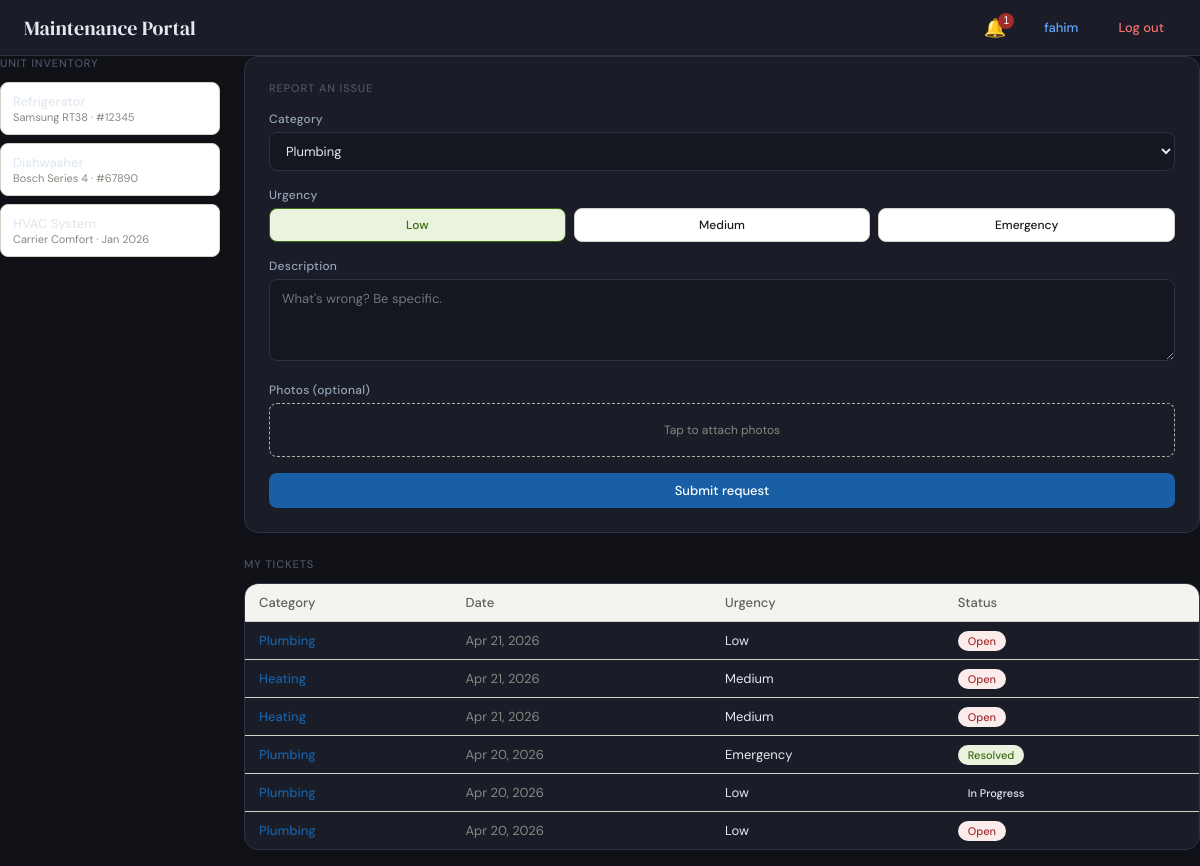
Screenshot of /portal/ (signed in) with the database file from the repository.
### myapp/models.py (models this page shows)
class MaintenanceRequest(models.Model):
    STATUS_CHOICES = [('open', 'Open'), ('in_progress', 'In Progress'), ('resolved', 'Resolved')]
    URGENCY_CHOICES = [('low', 'Low'), ('medium', 'Medium'), ('emergency', 'Emergency')]
    CATEGORY_CHOICES = [('plumbing', 'Plumbing'), ('electrical', 'Electrical'), ('heating', 'Heating'),
                        ('other', 'Other')]
    tenant = models.ForeignKey(User, on_delete=models.CASCADE)
    property = models.ForeignKey(Property, on_delete=models.CASCADE, null=True, blank=True)
    category = models.CharField(max_length=50, choices=CATEGORY_CHOICES)
    urgency = models.CharField(max_length=20, choices=URGENCY_CHOICES)
    description = models.TextField()
    photo = models.ImageField(upload_to='requests/', blank=True, null=True)
    status = models.CharField(max_length=20, choices=STATUS_CHOICES, default='open')
    created_at = models.DateTimeField(auto_now_add=True)

### myapp/views.py (the view, shortened to what this page needs)
# urls.py: path('portal/', views.tenant_portal, name='tenant_portal'),
@login_required(login_url='login')
def tenant_portal(request):
    if is_landlord(request.user):
        return redirect('dashboard')
    my_requests = MaintenanceRequest.objects.filter(tenant=request.user).order_by('-created_at')
    all_announcements = Announcement.objects.all().order_by('-created_at')
    return render(request, 'myapp/tenant_portal.html', {
        'my_requests': my_requests,
        'announcements': all_announcements,
    })

### myapp/context_processors.py (called while the page is built)
def announcements(request):
    if request.user.is_authenticated and not request.user.groups.filter(name='Landlord').exists():
        all_announcements = Announcement.objects.all().order_by('-created_at')
        return {
            'announcements': all_announcements,
            'announcement_count': all_announcements.count()
        }
    return {'announcements': None, 'announcement_count': 0}

### myapp/views.py (called while the page is built)
def is_landlord(user):
    return user.groups.filter(name='Landlord').exists()

### myapp/templates/myapp/tenant_portal.html (shortened to what this page needs)
{% extends 'myapp/base.html' %}
{% block content %}
<div style="display: grid; grid-template-columns: 220px 1fr; gap: 1.5rem;">
  <div>
    <div class="section-label">Unit inventory</div>
    <div style="border: 0.5px solid #d3d1c7; border-radius: 8px; background:#fff; padding: 10px 12px; margin-bottom: 8px;">
      <div style="font-size:13px; font-weight:500;">Refrigerator</div>
      <div style="font-size:11px; color:#888780;">Samsung RT38 · #12345</div>
    </div>
    <div style="border: 0.5px solid #d3d1c7; border-radius: 8px; background:#fff; padding: 10px 12px; margin-bottom: 8px;">
      <div style="font-size:13px; font-weight:500;">Dishwasher</div>
      <div style="font-size:11px; color:#888780;">Bosch Series 4 · #67890</div>
    </div>
    <div style="border: 0.5px solid #d3d1c7; border-radius: 8px; background:#fff; padding: 10px 12px; margin-bottom: 8px;">
      <div style="font-size:13px; font-weight:500;">HVAC System</div>
      <div style="font-size:11px; color:#888780;">Carrier Comfort · Jan 2026</div>
    </div>
  </div>
  <div>
    <div class="card" style="margin-bottom: 1.5rem;">
      <div class="section-label" style="margin-bottom:1rem;">Report an issue</div>
      <form method="POST" enctype="multipart/form-data">
        <div class="form-group">
          <label class="form-label">Category</label>
          <select name="category">
            <option value="plumbing">Plumbing</option>
          </select>
        </div>
        <div class="form-group">
          <label class="form-label">Urgency</label>
          <div style="display:flex; gap:8px;">
            <label style="flex:1; text-align:center; padding:8px; border:0.5px solid #d3d1c7; border-radius:8px; cursor:pointer; font-size:12px; font-weight:500; background:#fff;" id="label-low">
              <input type="radio" name="urgency" value="low" checked style="display:none;" onchange="highlightUrgency('low')"> Low
            </label>
            <label style="flex:1; text-align:center; padding:8px; border:0.5px solid #d3d1c7; border-radius:8px; cursor:pointer; font-size:12px; font-weight:500; background:#fff;" id="label-medium">
              <input type="radio" name="urgency" value="medium" style="display:none;" onchange="highlightUrgency('medium')"> Medium
            </label>
            <label style="flex:1; text-align:center; padding:8px; border:0.5px solid #d3d1c7; border-radius:8px; cursor:pointer; font-size:12px; font-weight:500; background:#fff;" id="label-emergency">
              <input type="radio" name="urgency" value="emergency" style="display:none;" onchange="highlightUrgency('emergency')"> Emergency
            </label>
          </div>
        </div>
        <div class="form-group">
          <label class="form-label">Description</label>
          <textarea name="description" rows="3" placeholder="What's wrong? Be specific."></textarea>
        </div>
        <div class="form-group">
          <label class="form-label">Photos (optional)</label>
          <div id="upload-zone" style="border: 1px dashed #b4b2a9; border-radius: 8px; padding: 18px; text-align: center; color: #888780; font-size: 12px; cursor: pointer;" onclick="document.getElementById('photos').click()">
            Tap to attach photos
          </div>
        </div>
        <button type="submit" class="btn btn-primary" style="width:100%;">Submit request</button>
      </form>
    </div>
    <div class="section-label">My tickets</div>
    <div class="card" style="padding: 0; overflow: hidden;">
      <table style="width:100%; border-collapse:collapse; font-size:13px;">
        <thead>
          <tr style="background:#f4f3f0;">
            <th style="padding:10px 14px; text-align:left; font-weight:500; color:#5f5e5a;">Category</th>
            <th style="padding:10px 14px; text-align:left; font-weight:500; color:#5f5e5a;">Date</th>
            <th style="padding:10px 14px; text-align:left; font-weight:500; color:#5f5e5a;">Urgency</th>
            <th style="padding:10px 14px; text-align:left; font-weight:500; color:#5f5e5a;">Status</th>
          </tr>
        </thead>
        <tbody>
          {% for req in my_requests %}
          <tr style="border-top: 0.5px solid #d3d1c7;">
            <td style="padding:10px 14px;">
              <a href="{% url 'ticket_detail' req.pk %}" style="color:#185FA5; text-decoration:none; font-weight:500;">{{ req.get_category_display }}</a>
            </td>
            <td style="padding:10px 14px; color:#888780;">{{ req.created_at|date:"M d, Y" }}</td>
            <td style="padding:10px 14px;">{{ req.get_urgency_display }}</td>
            <td style="padding:10px 14px;">
              <span class="status-pill s-{{ req.status|slugify }}">{{ req.get_status_display }}</span>
            </td>
          </tr>
          {% empty %}
          <tr><td colspan="4" style="padding:14px; color:#888780; text-align:center;">No requests yet.</td></tr>
          {% endfor %}
        </tbody>
      </table>
    </div>
  </div>
</div>
{% endblock %}

### myapp/templates/myapp/base.html (shortened to what this page needs)
<!DOCTYPE html>
<html lang="en">
<head>
</head>
<body {% if user.is_authenticated and user.profile.dark_mode %}class="dark-mode"{% endif %}>
{% if user.is_authenticated %}
<nav class="navbar">
  <a href="{% url 'home' %}" class="nav-brand">Maintenance Portal</a>
  <div class="nav-right">
    {% if announcements is not None %}
    <div style="position:relative;">
      <button onclick="toggleAnnouncements()" style="background:none; border:none; cursor:pointer; padding:6px 10px; border-radius:8px; font-size:18px; position:relative;" title="Announcements">
        🔔
        {% if announcement_count > 0 %}
        <span id="notif-badge" style="position:absolute; top:2px; right:2px; background:#A32D2D; color:#fff; font-size:10px; font-weight:500; border-radius:50%; width:16px; height:16px; display:flex; align-items:center; justify-content:center;">{{ announcement_count }}</span>
        {% endif %}
      </button>
    </div>
    {% endif %}
    <a href="{% url 'profile' %}" class="nav-link">{{ user.username }}</a>
    <a href="{% url 'logout' %}" class="nav-link danger">Log out</a>
  </div>
</nav>
{% endif %}
  {% block content %}{% endblock %}
</body>
</html>

### myapp/templates/myapp/base.html (style rules this page uses)
*, *::before, *::after { box-sizing: border-box; margin: 0; padding: 0; }
body { font-family: 'DM Sans', sans-serif; background: #f0f4f8; color: #1a1a18; min-height: 100vh; padding: 0; }
.card { background: #ffffff; border: 1px solid #dde3ea; border-radius: 14px; padding: 1.5rem; margin-bottom: 1rem; }
.navbar { background: #ffffff; border-bottom: 1px solid #dde3ea; padding: 0 1.5rem; height: 56px; display: flex; align-items: center; justify-content: space-between; position: sticky; top: 0; z-index: 100; }
.nav-brand { font-family: 'DM Serif Display', serif; font-size: 20px; font-weight: 400; color: #1a1a18; text-decoration: none; }
.nav-right { display: flex; align-items: center; gap: 16px; }
.nav-link { font-size: 13px; font-weight: 500; text-decoration: none; color: #185FA5; padding: 6px 12px; border-radius: 8px; transition: background 0.15s; }
.nav-link.danger { color: #A32D2D; }
.btn { padding: 9px 18px; border-radius: 8px; font-family: 'DM Sans', sans-serif; font-size: 13px; font-weight: 500; cursor: pointer; border: none; transition: all 0.15s; display: inline-block; text-decoration: none; }
.btn-primary { background: #185FA5; color: #fff; }
.form-group { margin-bottom: 1rem; }
.form-label { font-size: 12px; font-weight: 500; color: #64748b; display: block; margin-bottom: 5px; letter-spacing: 0.02em; }
input[type="text"], input[type="password"], input[type="email"], select, textarea { width: 100%; padding: 9px 12px; border: 1px solid #dde3ea; border-radius: 8px; font-family: 'DM Sans', sans-serif; font-size: 13px; color: #1a1a18; background: #fff; outline: none; transition: border-color 0.15s, box-shadow 0.15s; }
textarea { resize: vertical; min-height: 80px; line-height: 1.6; }
.section-label { font-size: 11px; font-weight: 500; letter-spacing: 0.08em; text-transform: uppercase; color: #94a3b8; margin-bottom: 0.75rem; }
.status-pill { font-size: 11px; font-weight: 500; padding: 3px 10px; border-radius: 20px; white-space: nowrap; }
.s-open { background: #FCEBEB; color: #A32D2D; }
.s-resolved { background: #EAF3DE; color: #3B6D11; }
body.dark-mode { background: #0f1117; color: #e2e8f0; }
body.dark-mode .navbar { background: #1a1d27; border-color: #2d3148; }
body.dark-mode .nav-brand { color: #e2e8f0; }
body.dark-mode .nav-link { color: #60a5fa; }
body.dark-mode .nav-link.danger { color: #f87171; }
body.dark-mode .card { background: #1a1d27; border-color: #2d3148; }
body.dark-mode input[type="text"], body.dark-mode input[type="password"], body.dark-mode input[type="email"], body.dark-mode select, body.dark-mode textarea { background: #141620; color: #e2e8f0; border-color: #2d3148; }
body.dark-mode .form-label { color: #94a3b8; }
body.dark-mode .section-label { color: #4a5568; }

### rows the page displays
MaintenanceRequest: category "Plumbing", created_at "Apr 21, 2026", urgency "Low", status "Open"
MaintenanceRequest: category "Heating", created_at "Apr 21, 2026", urgency "Medium", status "Open"
MaintenanceRequest: category "Heating", created_at "Apr 21, 2026", urgency "Medium", status "Open"
MaintenanceRequest: category "Plumbing", created_at "Apr 20, 2026", urgency "Emergency", status "Resolved"
MaintenanceRequest: category "Plumbing", created_at "Apr 20, 2026", urgency "Low", status "In Progress"
MaintenanceRequest: category "Plumbing", created_at "Apr 20, 2026", urgency "Low", status "Open"

### other values shown
{{ announcement_count }} "1"
{{ user.username }} "fahim"
